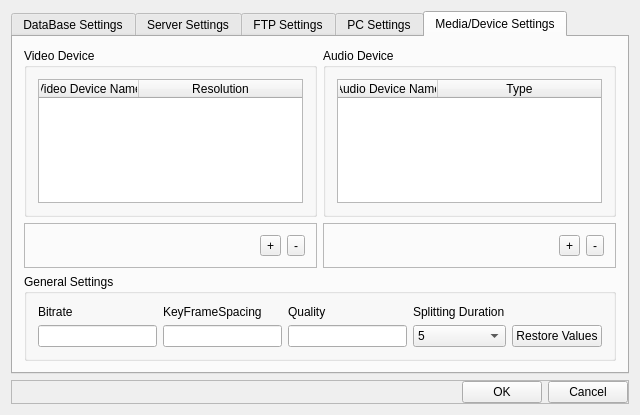
<?xml version="1.0" encoding="UTF-8"?>
<ui version="4.0">
 <class>WizardClass</class>
 <widget class="QDialog" name="WizardClass">
  <property name="geometry">
   <rect>
    <x>0</x>
    <y>0</y>
    <width>618</width>
    <height>392</height>
   </rect>
  </property>
  <property name="windowTitle">
   <string>Wizard</string>
  </property>
  <layout class="QGridLayout" name="gridLayout_18">
   <item row="0" column="0">
    <widget class="QTabWidget" name="tabWidget">
     <property name="currentIndex">
      <number>4</number>
     </property>
     <widget class="QWidget" name="tab">
      <attribute name="title">
       <string>DataBase Settings</string>
      </attribute>
      <layout class="QGridLayout" name="gridLayout_3">
       <item row="0" column="1">
        <spacer name="verticalSpacer_4">
         <property name="orientation">
          <enum>Qt::Vertical</enum>
         </property>
         <property name="sizeType">
          <enum>QSizePolicy::Fixed</enum>
         </property>
         <property name="sizeHint" stdset="0">
          <size>
           <width>20</width>
           <height>40</height>
          </size>
         </property>
        </spacer>
       </item>
       <item row="1" column="0">
        <spacer name="horizontalSpacer">
         <property name="orientation">
          <enum>Qt::Horizontal</enum>
         </property>
         <property name="sizeType">
          <enum>QSizePolicy::Fixed</enum>
         </property>
         <property name="sizeHint" stdset="0">
          <size>
           <width>40</width>
           <height>20</height>
          </size>
         </property>
        </spacer>
       </item>
       <item row="1" column="1">
        <widget class="QGroupBox" name="groupBox">
         <property name="title">
          <string>DataBase Settings</string>
         </property>
         <layout class="QGridLayout" name="gridLayout_2">
          <item row="0" column="0">
           <widget class="QLabel" name="lblDriver">
            <property name="text">
             <string>Driver</string>
            </property>
           </widget>
          </item>
          <item row="0" column="1">
           <widget class="QComboBox" name="cmbDriver">
            <item>
             <property name="text">
              <string>SQLServer</string>
             </property>
            </item>
            <item>
             <property name="text">
              <string>Oracle</string>
             </property>
            </item>
            <item>
             <property name="text">
              <string>MYSQL</string>
             </property>
            </item>
           </widget>
          </item>
          <item row="1" column="0">
           <widget class="QLabel" name="lblDataBaseServer">
            <property name="text">
             <string>DataBase Server</string>
            </property>
           </widget>
          </item>
          <item row="1" column="1">
           <widget class="QLineEdit" name="txtDataBaseServer"/>
          </item>
          <item row="2" column="0">
           <widget class="QLabel" name="lblDBName">
            <property name="text">
             <string>DB Name</string>
            </property>
           </widget>
          </item>
          <item row="2" column="1">
           <widget class="QLineEdit" name="txtDBName"/>
          </item>
          <item row="3" column="0">
           <widget class="QLabel" name="lblUserName">
            <property name="text">
             <string>UserName</string>
            </property>
           </widget>
          </item>
          <item row="3" column="1">
           <widget class="QLineEdit" name="txtUserName"/>
          </item>
          <item row="4" column="0">
           <widget class="QLabel" name="lblPassword">
            <property name="text">
             <string>PassWord</string>
            </property>
           </widget>
          </item>
          <item row="4" column="1">
           <widget class="QLineEdit" name="txtPassword">
            <property name="echoMode">
             <enum>QLineEdit::Password</enum>
            </property>
           </widget>
          </item>
         </layout>
        </widget>
       </item>
       <item row="1" column="2">
        <spacer name="horizontalSpacer_2">
         <property name="orientation">
          <enum>Qt::Horizontal</enum>
         </property>
         <property name="sizeType">
          <enum>QSizePolicy::Fixed</enum>
         </property>
         <property name="sizeHint" stdset="0">
          <size>
           <width>40</width>
           <height>20</height>
          </size>
         </property>
        </spacer>
       </item>
       <item row="3" column="1">
        <spacer name="verticalSpacer">
         <property name="orientation">
          <enum>Qt::Vertical</enum>
         </property>
         <property name="sizeType">
          <enum>QSizePolicy::Fixed</enum>
         </property>
         <property name="sizeHint" stdset="0">
          <size>
           <width>20</width>
           <height>40</height>
          </size>
         </property>
        </spacer>
       </item>
       <item row="2" column="1">
        <widget class="QFrame" name="frame">
         <property name="frameShape">
          <enum>QFrame::StyledPanel</enum>
         </property>
         <property name="frameShadow">
          <enum>QFrame::Raised</enum>
         </property>
         <layout class="QGridLayout" name="gridLayout_4">
          <item row="0" column="1">
           <widget class="QPushButton" name="btnConnect">
            <property name="text">
             <string>Connect</string>
            </property>
           </widget>
          </item>
          <item row="0" column="0">
           <spacer name="horizontalSpacer_7">
            <property name="orientation">
             <enum>Qt::Horizontal</enum>
            </property>
            <property name="sizeHint" stdset="0">
             <size>
              <width>40</width>
              <height>20</height>
             </size>
            </property>
           </spacer>
          </item>
         </layout>
        </widget>
       </item>
      </layout>
     </widget>
     <widget class="QWidget" name="tab_3">
      <attribute name="title">
       <string>Server Settings</string>
      </attribute>
      <layout class="QGridLayout" name="gridLayout_6">
       <item row="1" column="1">
        <widget class="QGroupBox" name="groupBox_2">
         <property name="title">
          <string>Server Settings</string>
         </property>
         <layout class="QGridLayout" name="gridLayout_5">
          <item row="0" column="0">
           <widget class="QLabel" name="lblServerName">
            <property name="text">
             <string>ServerName</string>
            </property>
           </widget>
          </item>
          <item row="0" column="1">
           <widget class="QLineEdit" name="txtServerName"/>
          </item>
          <item row="1" column="0">
           <widget class="QLabel" name="lblServerPath">
            <property name="text">
             <string>Sever Path:</string>
            </property>
           </widget>
          </item>
          <item row="1" column="1">
           <widget class="QLineEdit" name="txtServerPath"/>
          </item>
          <item row="3" column="0">
           <widget class="QLabel" name="lblUserName_2">
            <property name="text">
             <string>UserName :</string>
            </property>
           </widget>
          </item>
          <item row="3" column="1">
           <widget class="QLineEdit" name="txtServerUserName"/>
          </item>
          <item row="4" column="0">
           <widget class="QLabel" name="lblPassword_2">
            <property name="text">
             <string>Password:</string>
            </property>
           </widget>
          </item>
          <item row="4" column="1">
           <widget class="QLineEdit" name="txtServerPassword">
            <property name="echoMode">
             <enum>QLineEdit::Password</enum>
            </property>
           </widget>
          </item>
          <item row="5" column="0">
           <widget class="QLabel" name="lblDomainName">
            <property name="text">
             <string>Domain Controller Name:</string>
            </property>
           </widget>
          </item>
          <item row="5" column="1">
           <widget class="QComboBox" name="cmbDomainName"/>
          </item>
         </layout>
        </widget>
       </item>
       <item row="1" column="0">
        <spacer name="horizontalSpacer_3">
         <property name="orientation">
          <enum>Qt::Horizontal</enum>
         </property>
         <property name="sizeType">
          <enum>QSizePolicy::Fixed</enum>
         </property>
         <property name="sizeHint" stdset="0">
          <size>
           <width>40</width>
           <height>20</height>
          </size>
         </property>
        </spacer>
       </item>
       <item row="1" column="2">
        <spacer name="horizontalSpacer_4">
         <property name="orientation">
          <enum>Qt::Horizontal</enum>
         </property>
         <property name="sizeType">
          <enum>QSizePolicy::Fixed</enum>
         </property>
         <property name="sizeHint" stdset="0">
          <size>
           <width>40</width>
           <height>20</height>
          </size>
         </property>
        </spacer>
       </item>
       <item row="0" column="1">
        <spacer name="verticalSpacer_3">
         <property name="orientation">
          <enum>Qt::Vertical</enum>
         </property>
         <property name="sizeType">
          <enum>QSizePolicy::Fixed</enum>
         </property>
         <property name="sizeHint" stdset="0">
          <size>
           <width>20</width>
           <height>40</height>
          </size>
         </property>
        </spacer>
       </item>
       <item row="2" column="1">
        <spacer name="verticalSpacer_2">
         <property name="orientation">
          <enum>Qt::Vertical</enum>
         </property>
         <property name="sizeType">
          <enum>QSizePolicy::Fixed</enum>
         </property>
         <property name="sizeHint" stdset="0">
          <size>
           <width>20</width>
           <height>40</height>
          </size>
         </property>
        </spacer>
       </item>
      </layout>
     </widget>
     <widget class="QWidget" name="tab_2">
      <attribute name="title">
       <string>FTP Settings</string>
      </attribute>
      <layout class="QGridLayout" name="gridLayout_8">
       <item row="1" column="1">
        <widget class="QGroupBox" name="groupBox_3">
         <property name="title">
          <string>FTP Settings</string>
         </property>
         <layout class="QGridLayout" name="gridLayout_7">
          <item row="0" column="0">
           <widget class="QLabel" name="lblHostName">
            <property name="text">
             <string>Host Name</string>
            </property>
           </widget>
          </item>
          <item row="0" column="1">
           <widget class="QLineEdit" name="txtHostName"/>
          </item>
          <item row="1" column="0">
           <widget class="QLabel" name="lblPortNo">
            <property name="text">
             <string>Port No</string>
            </property>
           </widget>
          </item>
          <item row="1" column="1">
           <widget class="QLineEdit" name="txtPortNo"/>
          </item>
          <item row="2" column="0">
           <widget class="QLabel" name="lblPath">
            <property name="text">
             <string>Path</string>
            </property>
           </widget>
          </item>
          <item row="2" column="1">
           <widget class="QLineEdit" name="txtFTPPath"/>
          </item>
          <item row="3" column="0">
           <widget class="QLabel" name="lblUserName_3">
            <property name="text">
             <string>UserName</string>
            </property>
           </widget>
          </item>
          <item row="3" column="1">
           <widget class="QLineEdit" name="txtFTPUserName"/>
          </item>
          <item row="4" column="0">
           <widget class="QLabel" name="lblPassword_3">
            <property name="text">
             <string>Password</string>
            </property>
           </widget>
          </item>
          <item row="4" column="1">
           <widget class="QLineEdit" name="txtFTPPassword">
            <property name="echoMode">
             <enum>QLineEdit::Password</enum>
            </property>
           </widget>
          </item>
         </layout>
        </widget>
       </item>
       <item row="0" column="1">
        <spacer name="verticalSpacer_5">
         <property name="orientation">
          <enum>Qt::Vertical</enum>
         </property>
         <property name="sizeType">
          <enum>QSizePolicy::Fixed</enum>
         </property>
         <property name="sizeHint" stdset="0">
          <size>
           <width>20</width>
           <height>40</height>
          </size>
         </property>
        </spacer>
       </item>
       <item row="2" column="1">
        <spacer name="verticalSpacer_6">
         <property name="orientation">
          <enum>Qt::Vertical</enum>
         </property>
         <property name="sizeType">
          <enum>QSizePolicy::Fixed</enum>
         </property>
         <property name="sizeHint" stdset="0">
          <size>
           <width>20</width>
           <height>40</height>
          </size>
         </property>
        </spacer>
       </item>
       <item row="1" column="0">
        <spacer name="horizontalSpacer_5">
         <property name="orientation">
          <enum>Qt::Horizontal</enum>
         </property>
         <property name="sizeType">
          <enum>QSizePolicy::Fixed</enum>
         </property>
         <property name="sizeHint" stdset="0">
          <size>
           <width>40</width>
           <height>20</height>
          </size>
         </property>
        </spacer>
       </item>
       <item row="1" column="2">
        <spacer name="horizontalSpacer_6">
         <property name="orientation">
          <enum>Qt::Horizontal</enum>
         </property>
         <property name="sizeType">
          <enum>QSizePolicy::Fixed</enum>
         </property>
         <property name="sizeHint" stdset="0">
          <size>
           <width>40</width>
           <height>20</height>
          </size>
         </property>
        </spacer>
       </item>
      </layout>
     </widget>
     <widget class="QWidget" name="tab_5">
      <attribute name="title">
       <string>PC Settings</string>
      </attribute>
      <layout class="QGridLayout" name="gridLayout_11">
       <item row="0" column="0">
        <spacer name="verticalSpacer_9">
         <property name="orientation">
          <enum>Qt::Vertical</enum>
         </property>
         <property name="sizeType">
          <enum>QSizePolicy::Fixed</enum>
         </property>
         <property name="sizeHint" stdset="0">
          <size>
           <width>17</width>
           <height>37</height>
          </size>
         </property>
        </spacer>
       </item>
       <item row="0" column="2">
        <spacer name="verticalSpacer_8">
         <property name="orientation">
          <enum>Qt::Vertical</enum>
         </property>
         <property name="sizeType">
          <enum>QSizePolicy::Fixed</enum>
         </property>
         <property name="sizeHint" stdset="0">
          <size>
           <width>17</width>
           <height>37</height>
          </size>
         </property>
        </spacer>
       </item>
       <item row="1" column="0">
        <widget class="QGroupBox" name="groupBox_4">
         <property name="maximumSize">
          <size>
           <width>228</width>
           <height>16777215</height>
          </size>
         </property>
         <property name="title">
          <string>PC Settings</string>
         </property>
         <layout class="QGridLayout" name="gridLayout_9">
          <item row="0" column="0">
           <widget class="QLabel" name="lblPCName">
            <property name="maximumSize">
             <size>
              <width>69</width>
              <height>16777215</height>
             </size>
            </property>
            <property name="text">
             <string>PC Name</string>
            </property>
           </widget>
          </item>
          <item row="0" column="1" colspan="2">
           <widget class="QLineEdit" name="txtPCName"/>
          </item>
          <item row="1" column="0">
           <widget class="QLabel" name="lblPCDescription">
            <property name="maximumSize">
             <size>
              <width>69</width>
              <height>16777215</height>
             </size>
            </property>
            <property name="text">
             <string>PC Description</string>
            </property>
           </widget>
          </item>
          <item row="1" column="1" colspan="2">
           <widget class="QLineEdit" name="txtPCDescription"/>
          </item>
          <item row="2" column="0">
           <widget class="QLabel" name="lblLocation">
            <property name="maximumSize">
             <size>
              <width>69</width>
              <height>16777215</height>
             </size>
            </property>
            <property name="text">
             <string>Location</string>
            </property>
           </widget>
          </item>
          <item row="2" column="1" colspan="2">
           <widget class="QComboBox" name="cmbLocation"/>
          </item>
          <item row="3" column="0">
           <widget class="QLabel" name="lblRoom">
            <property name="maximumSize">
             <size>
              <width>69</width>
              <height>16777215</height>
             </size>
            </property>
            <property name="text">
             <string>Room</string>
            </property>
           </widget>
          </item>
          <item row="3" column="1" colspan="2">
           <widget class="QComboBox" name="cmbRoom"/>
          </item>
          <item row="4" column="0" colspan="2">
           <spacer name="horizontalSpacer_12">
            <property name="orientation">
             <enum>Qt::Horizontal</enum>
            </property>
            <property name="sizeHint" stdset="0">
             <size>
              <width>40</width>
              <height>20</height>
             </size>
            </property>
           </spacer>
          </item>
          <item row="4" column="2">
           <widget class="QPushButton" name="btnRegister">
            <property name="maximumSize">
             <size>
              <width>61</width>
              <height>16777215</height>
             </size>
            </property>
            <property name="text">
             <string>Register</string>
            </property>
           </widget>
          </item>
         </layout>
        </widget>
       </item>
       <item row="1" column="1" colspan="2">
        <widget class="QGroupBox" name="groupBox_5">
         <property name="title">
          <string>Licences</string>
         </property>
         <layout class="QGridLayout" name="gridLayout_10">
          <item row="0" column="0">
           <widget class="QLabel" name="lblLicenceFile">
            <property name="text">
             <string>Licence File</string>
            </property>
           </widget>
          </item>
          <item row="0" column="1">
           <widget class="QLineEdit" name="txtLicenceFile"/>
          </item>
          <item row="0" column="2">
           <widget class="QPushButton" name="btnBrowse">
            <property name="text">
             <string>Browse</string>
            </property>
           </widget>
          </item>
          <item row="1" column="0">
           <widget class="QLabel" name="lblPCMachineID">
            <property name="text">
             <string>PC Machine ID</string>
            </property>
           </widget>
          </item>
          <item row="1" column="1" colspan="2">
           <widget class="QLineEdit" name="txtPCMachineID"/>
          </item>
          <item row="2" column="0">
           <widget class="QLabel" name="lblLicenceInfo">
            <property name="text">
             <string>Licence Info</string>
            </property>
           </widget>
          </item>
          <item row="2" column="1" colspan="2">
           <widget class="QPlainTextEdit" name="txtLicenceInfo"/>
          </item>
         </layout>
        </widget>
       </item>
       <item row="2" column="1">
        <spacer name="verticalSpacer_7">
         <property name="orientation">
          <enum>Qt::Vertical</enum>
         </property>
         <property name="sizeType">
          <enum>QSizePolicy::Fixed</enum>
         </property>
         <property name="sizeHint" stdset="0">
          <size>
           <width>20</width>
           <height>40</height>
          </size>
         </property>
        </spacer>
       </item>
       <item row="2" column="0">
        <spacer name="verticalSpacer_10">
         <property name="orientation">
          <enum>Qt::Vertical</enum>
         </property>
         <property name="sizeType">
          <enum>QSizePolicy::Fixed</enum>
         </property>
         <property name="sizeHint" stdset="0">
          <size>
           <width>20</width>
           <height>40</height>
          </size>
         </property>
        </spacer>
       </item>
      </layout>
     </widget>
     <widget class="QWidget" name="tab_6">
      <attribute name="title">
       <string>Media/Device Settings</string>
      </attribute>
      <layout class="QGridLayout" name="gridLayout_17">
       <item row="0" column="0">
        <widget class="QGroupBox" name="groupBox_6">
         <property name="title">
          <string>Video Device</string>
         </property>
         <layout class="QGridLayout" name="gridLayout_12">
          <item row="0" column="1">
           <widget class="QTableWidget" name="videoTableWidget">
            <property name="minimumSize">
             <size>
              <width>265</width>
              <height>0</height>
             </size>
            </property>
            <property name="editTriggers">
             <set>QAbstractItemView::NoEditTriggers</set>
            </property>
            <property name="selectionMode">
             <enum>QAbstractItemView::ExtendedSelection</enum>
            </property>
            <property name="selectionBehavior">
             <enum>QAbstractItemView::SelectRows</enum>
            </property>
            <attribute name="horizontalHeaderStretchLastSection">
             <bool>true</bool>
            </attribute>
            <attribute name="horizontalHeaderStretchLastSection">
             <bool>true</bool>
            </attribute>
            <column>
             <property name="text">
              <string>Video Device Name</string>
             </property>
            </column>
            <column>
             <property name="text">
              <string>Resolution</string>
             </property>
            </column>
           </widget>
          </item>
         </layout>
        </widget>
       </item>
       <item row="0" column="1">
        <widget class="QGroupBox" name="groupBox_7">
         <property name="title">
          <string>Audio Device</string>
         </property>
         <layout class="QGridLayout" name="gridLayout_13">
          <item row="0" column="0">
           <widget class="QTableWidget" name="audioTableWidget">
            <property name="minimumSize">
             <size>
              <width>265</width>
              <height>0</height>
             </size>
            </property>
            <property name="editTriggers">
             <set>QAbstractItemView::NoEditTriggers</set>
            </property>
            <property name="selectionBehavior">
             <enum>QAbstractItemView::SelectRows</enum>
            </property>
            <attribute name="horizontalHeaderStretchLastSection">
             <bool>true</bool>
            </attribute>
            <attribute name="horizontalHeaderStretchLastSection">
             <bool>true</bool>
            </attribute>
            <column>
             <property name="text">
              <string>Audio Device Name</string>
             </property>
            </column>
            <column>
             <property name="text">
              <string>Type</string>
             </property>
            </column>
           </widget>
          </item>
         </layout>
        </widget>
       </item>
       <item row="1" column="0">
        <widget class="QFrame" name="frame_2">
         <property name="frameShape">
          <enum>QFrame::StyledPanel</enum>
         </property>
         <property name="frameShadow">
          <enum>QFrame::Raised</enum>
         </property>
         <layout class="QGridLayout" name="gridLayout_15">
          <item row="0" column="1">
           <widget class="QToolButton" name="btnVideoPlus">
            <property name="text">
             <string>+</string>
            </property>
            <property name="icon">
             <iconset>
              <normaloff>:/Wizard/Resources/netvibes.png</normaloff>:/Wizard/Resources/netvibes.png</iconset>
            </property>
           </widget>
          </item>
          <item row="0" column="2">
           <widget class="QToolButton" name="btnVideoMinus">
            <property name="text">
             <string>-</string>
            </property>
            <property name="icon">
             <iconset>
              <normaloff>:/Wizard/Resources/Close_Box_Red.png</normaloff>:/Wizard/Resources/Close_Box_Red.png</iconset>
            </property>
           </widget>
          </item>
          <item row="0" column="0">
           <spacer name="horizontalSpacer_9">
            <property name="orientation">
             <enum>Qt::Horizontal</enum>
            </property>
            <property name="sizeHint" stdset="0">
             <size>
              <width>40</width>
              <height>20</height>
             </size>
            </property>
           </spacer>
          </item>
         </layout>
        </widget>
       </item>
       <item row="1" column="1">
        <widget class="QFrame" name="frame_3">
         <property name="frameShape">
          <enum>QFrame::StyledPanel</enum>
         </property>
         <property name="frameShadow">
          <enum>QFrame::Raised</enum>
         </property>
         <layout class="QGridLayout" name="gridLayout_16">
          <item row="0" column="1">
           <widget class="QToolButton" name="btnAudioPlus">
            <property name="text">
             <string>+</string>
            </property>
            <property name="icon">
             <iconset>
              <normaloff>:/Wizard/Resources/netvibes.png</normaloff>:/Wizard/Resources/netvibes.png</iconset>
            </property>
           </widget>
          </item>
          <item row="0" column="2">
           <widget class="QToolButton" name="btnAudioMinus">
            <property name="text">
             <string>-</string>
            </property>
            <property name="icon">
             <iconset>
              <normaloff>:/Wizard/Resources/Close_Box_Red.png</normaloff>:/Wizard/Resources/Close_Box_Red.png</iconset>
            </property>
           </widget>
          </item>
          <item row="0" column="0">
           <spacer name="horizontalSpacer_10">
            <property name="orientation">
             <enum>Qt::Horizontal</enum>
            </property>
            <property name="sizeHint" stdset="0">
             <size>
              <width>40</width>
              <height>20</height>
             </size>
            </property>
           </spacer>
          </item>
         </layout>
        </widget>
       </item>
       <item row="2" column="0" colspan="2">
        <widget class="QGroupBox" name="groupBox_8">
         <property name="title">
          <string>General Settings</string>
         </property>
         <layout class="QGridLayout" name="gridLayout_14">
          <item row="0" column="0">
           <widget class="QLabel" name="lblBitRate">
            <property name="text">
             <string>Bitrate</string>
            </property>
           </widget>
          </item>
          <item row="0" column="1">
           <widget class="QLabel" name="lblKeyFrameSpacing">
            <property name="text">
             <string>KeyFrameSpacing</string>
            </property>
           </widget>
          </item>
          <item row="0" column="2">
           <widget class="QLabel" name="lblQuality">
            <property name="text">
             <string>Quality</string>
            </property>
           </widget>
          </item>
          <item row="1" column="0">
           <widget class="QLineEdit" name="txtBitRate"/>
          </item>
          <item row="1" column="1">
           <widget class="QLineEdit" name="txtKeyFrame"/>
          </item>
          <item row="1" column="2">
           <widget class="QLineEdit" name="txtQuality"/>
          </item>
          <item row="1" column="3">
           <widget class="QComboBox" name="cmbSplit">
            <item>
             <property name="text">
              <string>5</string>
             </property>
            </item>
            <item>
             <property name="text">
              <string>10</string>
             </property>
            </item>
            <item>
             <property name="text">
              <string>15</string>
             </property>
            </item>
            <item>
             <property name="text">
              <string>30</string>
             </property>
            </item>
            <item>
             <property name="text">
              <string>60</string>
             </property>
            </item>
            <item>
             <property name="text">
              <string>Continuous</string>
             </property>
            </item>
           </widget>
          </item>
          <item row="0" column="3">
           <widget class="QLabel" name="label">
            <property name="text">
             <string>Splitting Duration</string>
            </property>
           </widget>
          </item>
          <item row="1" column="4">
           <widget class="QPushButton" name="btnRestore">
            <property name="text">
             <string>Restore Values</string>
            </property>
           </widget>
          </item>
         </layout>
        </widget>
       </item>
      </layout>
     </widget>
    </widget>
   </item>
   <item row="1" column="0">
    <widget class="QFrame" name="frame_4">
     <property name="frameShape">
      <enum>QFrame::StyledPanel</enum>
     </property>
     <property name="frameShadow">
      <enum>QFrame::Raised</enum>
     </property>
     <layout class="QGridLayout" name="gridLayout">
      <property name="margin">
       <number>0</number>
      </property>
      <item row="0" column="2">
       <widget class="QPushButton" name="btnOk">
        <property name="text">
         <string>OK</string>
        </property>
       </widget>
      </item>
      <item row="0" column="3">
       <widget class="QPushButton" name="btnCancel">
        <property name="text">
         <string>Cancel</string>
        </property>
       </widget>
      </item>
      <item row="0" column="1">
       <spacer name="horizontalSpacer_11">
        <property name="orientation">
         <enum>Qt::Horizontal</enum>
        </property>
        <property name="sizeHint" stdset="0">
         <size>
          <width>40</width>
          <height>20</height>
         </size>
        </property>
       </spacer>
      </item>
      <item row="0" column="0">
       <widget class="QLabel" name="lblstatus">
        <property name="sizePolicy">
         <sizepolicy hsizetype="Preferred" vsizetype="Preferred">
          <horstretch>10</horstretch>
          <verstretch>0</verstretch>
         </sizepolicy>
        </property>
        <property name="text">
         <string/>
        </property>
       </widget>
      </item>
     </layout>
    </widget>
   </item>
  </layout>
 </widget>
 <layoutdefault spacing="6" margin="11"/>
 <resources>
  <include location="../wizard.qrc"/>
 </resources>
 <connections>
  <connection>
   <sender>btnCancel</sender>
   <signal>clicked()</signal>
   <receiver>WizardClass</receiver>
   <slot>close()</slot>
   <hints>
    <hint type="sourcelabel">
     <x>599</x>
     <y>367</y>
    </hint>
    <hint type="destinationlabel">
     <x>612</x>
     <y>388</y>
    </hint>
   </hints>
  </connection>
 </connections>
</ui>
